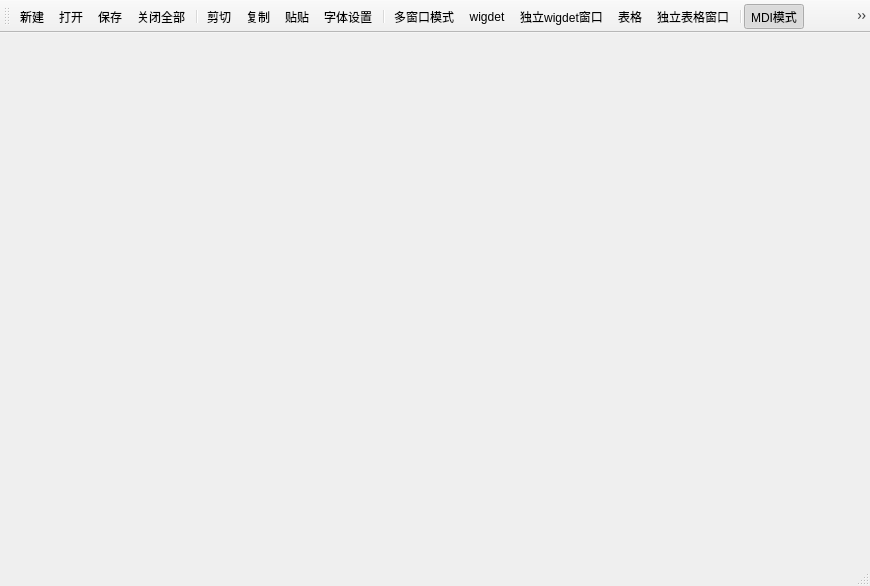
<?xml version="1.0" encoding="UTF-8"?>
<ui version="4.0">
 <class>MainWindow</class>
 <widget class="QMainWindow" name="MainWindow">
  <property name="geometry">
   <rect>
    <x>0</x>
    <y>0</y>
    <width>870</width>
    <height>586</height>
   </rect>
  </property>
  <property name="windowTitle">
   <string>多种窗口模式</string>
  </property>
  <property name="toolButtonStyle">
   <enum>Qt::ToolButtonStyle::ToolButtonTextUnderIcon</enum>
  </property>
  <widget class="QWidget" name="centralwidget"/>
  <widget class="QMenuBar" name="menubar">
   <property name="geometry">
    <rect>
     <x>0</x>
     <y>0</y>
     <width>870</width>
     <height>18</height>
    </rect>
   </property>
  </widget>
  <widget class="QStatusBar" name="statusbar"/>
  <widget class="QToolBar" name="toolBar">
   <property name="windowTitle">
    <string>toolBar</string>
   </property>
   <attribute name="toolBarArea">
    <enum>TopToolBarArea</enum>
   </attribute>
   <attribute name="toolBarBreak">
    <bool>false</bool>
   </attribute>
   <addaction name="action_1"/>
   <addaction name="action_2"/>
   <addaction name="action_3"/>
   <addaction name="action_4"/>
   <addaction name="separator"/>
   <addaction name="action_5"/>
   <addaction name="action_6"/>
   <addaction name="action_7"/>
   <addaction name="action_8"/>
   <addaction name="separator"/>
   <addaction name="action_11"/>
   <addaction name="actionwigdet"/>
   <addaction name="action_wigdet"/>
   <addaction name="action"/>
   <addaction name="action_13"/>
   <addaction name="separator"/>
   <addaction name="actionMDI"/>
   <addaction name="action_9"/>
   <addaction name="action_10"/>
   <addaction name="separator"/>
   <addaction name="action_14"/>
  </widget>
  <action name="action_1">
   <property name="icon">
    <iconset theme="QIcon::ThemeIcon::DocumentNew"/>
   </property>
   <property name="text">
    <string>新建</string>
   </property>
   <property name="toolTip">
    <string>新建新的文件</string>
   </property>
   <property name="menuRole">
    <enum>QAction::MenuRole::NoRole</enum>
   </property>
  </action>
  <action name="action_2">
   <property name="icon">
    <iconset theme="QIcon::ThemeIcon::FolderNew"/>
   </property>
   <property name="text">
    <string>打开</string>
   </property>
   <property name="toolTip">
    <string>打开文件</string>
   </property>
   <property name="menuRole">
    <enum>QAction::MenuRole::NoRole</enum>
   </property>
  </action>
  <action name="action_3">
   <property name="icon">
    <iconset theme="QIcon::ThemeIcon::DocumentSave"/>
   </property>
   <property name="text">
    <string>保存</string>
   </property>
   <property name="toolTip">
    <string>保存文件</string>
   </property>
   <property name="menuRole">
    <enum>QAction::MenuRole::NoRole</enum>
   </property>
  </action>
  <action name="action_4">
   <property name="icon">
    <iconset theme="QIcon::ThemeIcon::EditClear"/>
   </property>
   <property name="text">
    <string>关闭全部</string>
   </property>
   <property name="toolTip">
    <string>关闭全部文件</string>
   </property>
   <property name="menuRole">
    <enum>QAction::MenuRole::NoRole</enum>
   </property>
  </action>
  <action name="action_5">
   <property name="icon">
    <iconset theme="QIcon::ThemeIcon::EditCut"/>
   </property>
   <property name="text">
    <string>剪切</string>
   </property>
   <property name="toolTip">
    <string>剪切选中内容</string>
   </property>
   <property name="menuRole">
    <enum>QAction::MenuRole::NoRole</enum>
   </property>
  </action>
  <action name="action_6">
   <property name="icon">
    <iconset theme="QIcon::ThemeIcon::EditCopy"/>
   </property>
   <property name="text">
    <string>复制</string>
   </property>
   <property name="toolTip">
    <string>复制选中内容</string>
   </property>
   <property name="menuRole">
    <enum>QAction::MenuRole::NoRole</enum>
   </property>
  </action>
  <action name="action_7">
   <property name="icon">
    <iconset theme="QIcon::ThemeIcon::EditPaste"/>
   </property>
   <property name="text">
    <string>贴贴</string>
   </property>
   <property name="toolTip">
    <string>复制贴贴内容</string>
   </property>
   <property name="menuRole">
    <enum>QAction::MenuRole::NoRole</enum>
   </property>
  </action>
  <action name="action_8">
   <property name="icon">
    <iconset theme="QIcon::ThemeIcon::MailMessageNew"/>
   </property>
   <property name="text">
    <string>字体设置</string>
   </property>
   <property name="toolTip">
    <string>设置字体内容字体</string>
   </property>
   <property name="menuRole">
    <enum>QAction::MenuRole::NoRole</enum>
   </property>
  </action>
  <action name="actionMDI">
   <property name="checkable">
    <bool>true</bool>
   </property>
   <property name="checked">
    <bool>true</bool>
   </property>
   <property name="enabled">
    <bool>true</bool>
   </property>
   <property name="icon">
    <iconset resource="qrc.qrc">
     <normaloff>:/qrc/MDI.png</normaloff>:/qrc/MDI.png</iconset>
   </property>
   <property name="text">
    <string>MDI模式</string>
   </property>
   <property name="toolTip">
    <string>主窗口开启MDI模式</string>
   </property>
   <property name="menuRole">
    <enum>QAction::MenuRole::NoRole</enum>
   </property>
  </action>
  <action name="action_9">
   <property name="icon">
    <iconset resource="qrc.qrc">
     <normaloff>:/qrc/级联展开.png</normaloff>:/qrc/级联展开.png</iconset>
   </property>
   <property name="text">
    <string>级联展开</string>
   </property>
   <property name="toolTip">
    <string>以互联网模式展开文件</string>
   </property>
   <property name="menuRole">
    <enum>QAction::MenuRole::NoRole</enum>
   </property>
  </action>
  <action name="action_10">
   <property name="icon">
    <iconset resource="qrc.qrc">
     <normaloff>:/qrc/平铺展开.png</normaloff>:/qrc/平铺展开.png</iconset>
   </property>
   <property name="text">
    <string>平铺展开</string>
   </property>
   <property name="toolTip">
    <string>平铺展开</string>
   </property>
   <property name="menuRole">
    <enum>QAction::MenuRole::NoRole</enum>
   </property>
  </action>
  <action name="action_11">
   <property name="checkable">
    <bool>true</bool>
   </property>
   <property name="checked">
    <bool>false</bool>
   </property>
   <property name="enabled">
    <bool>true</bool>
   </property>
   <property name="icon">
    <iconset resource="qrc.qrc">
     <normaloff>:/qrc/多窗口模式.png</normaloff>:/qrc/多窗口模式.png</iconset>
   </property>
   <property name="text">
    <string>多窗口模式</string>
   </property>
   <property name="toolTip">
    <string>多窗口模式</string>
   </property>
   <property name="menuRole">
    <enum>QAction::MenuRole::NoRole</enum>
   </property>
  </action>
  <action name="actionwigdet">
   <property name="icon">
    <iconset resource="qrc.qrc">
     <normaloff>:/qrc/widget.png</normaloff>:/qrc/widget.png</iconset>
   </property>
   <property name="text">
    <string>wigdet</string>
   </property>
   <property name="toolTip">
    <string>wigdet窗口</string>
   </property>
   <property name="menuRole">
    <enum>QAction::MenuRole::NoRole</enum>
   </property>
  </action>
  <action name="action_wigdet">
   <property name="icon">
    <iconset resource="qrc.qrc">
     <normaloff>:/qrc/widget.png</normaloff>:/qrc/widget.png</iconset>
   </property>
   <property name="text">
    <string>独立wigdet窗口</string>
   </property>
   <property name="toolTip">
    <string>独立wigdet窗口</string>
   </property>
   <property name="menuRole">
    <enum>QAction::MenuRole::NoRole</enum>
   </property>
  </action>
  <action name="action">
   <property name="icon">
    <iconset resource="qrc.qrc">
     <normaloff>:/qrc/表格图标.png</normaloff>:/qrc/表格图标.png</iconset>
   </property>
   <property name="text">
    <string>表格</string>
   </property>
   <property name="toolTip">
    <string>表格窗口</string>
   </property>
   <property name="menuRole">
    <enum>QAction::MenuRole::NoRole</enum>
   </property>
  </action>
  <action name="action_13">
   <property name="icon">
    <iconset resource="qrc.qrc">
     <normaloff>:/qrc/表格图标.png</normaloff>:/qrc/表格图标.png</iconset>
   </property>
   <property name="text">
    <string>独立表格窗口</string>
   </property>
   <property name="toolTip">
    <string>独立表格窗口</string>
   </property>
   <property name="menuRole">
    <enum>QAction::MenuRole::NoRole</enum>
   </property>
  </action>
  <action name="action_14">
   <property name="icon">
    <iconset theme="QIcon::ThemeIcon::SystemLogOut"/>
   </property>
   <property name="text">
    <string>退出</string>
   </property>
   <property name="toolTip">
    <string>退出程序</string>
   </property>
   <property name="menuRole">
    <enum>QAction::MenuRole::NoRole</enum>
   </property>
  </action>
 </widget>
 <resources>
  <include location="qrc.qrc"/>
 </resources>
 <connections>
  <connection>
   <sender>action_14</sender>
   <signal>triggered()</signal>
   <receiver>MainWindow</receiver>
   <slot>close()</slot>
   <hints>
    <hint type="sourcelabel">
     <x>-1</x>
     <y>-1</y>
    </hint>
    <hint type="destinationlabel">
     <x>434</x>
     <y>292</y>
    </hint>
   </hints>
  </connection>
 </connections>
</ui>
